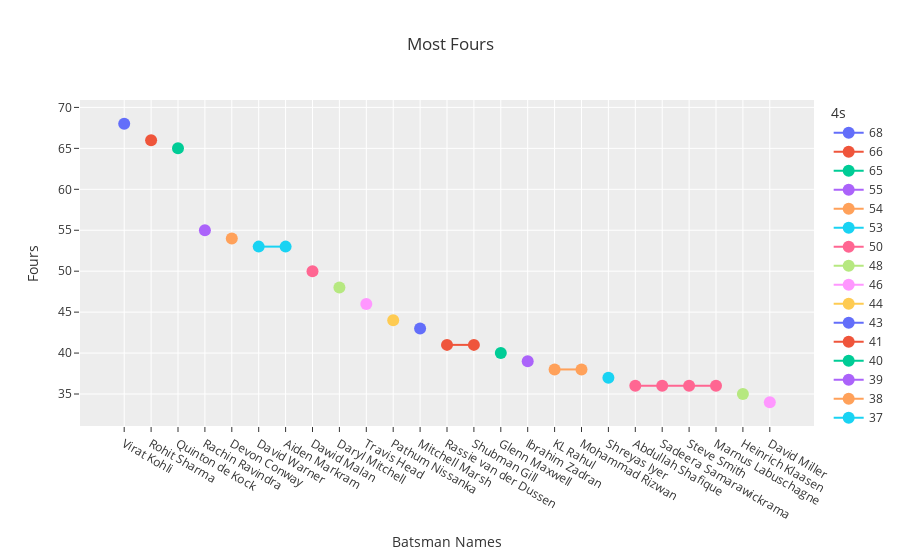

Notebook source saved alongside this figure:
### Code cell
four = batsmans.groupby('Batsman_Name')['4s'].sum().sort_values(
    ascending=False).reset_index()
four_25 = four.head(25)
fig = px.line(four_25, x='Batsman_Name', y='4s', title='Most Fours',
              labels={'Batsman_Name': 'Batsman_Name', 'Fours': '4s'},
              line_shape="linear",
              markers=True,
              color='4s'
              )
fig.update_layout(xaxis_title='Batsman Names', yaxis_title='Fours')
fig.update_layout(template='ggplot2')
fig.update_traces(marker=dict(size=12))
fig.show()

### Figure 1 — Plotly figure (JSON) as saved in the notebook; plotly's stock layout.template omitted (floating-point values rounded to 4 significant figures)
{"data": [{"hovertemplate": "4s=%{y}<br>Batsman_Name=%{x}<extra></extra>", "legendgroup": "68", "line": {"color": "#636efa", "dash": "solid", "shape": "linear"}, "marker": {"size": 12, "symbol": "circle"}, "mode": "lines+markers", "name": "68", "orientation": "v", "showlegend": true, "type": "scatter", "x": ["Virat Kohli"], "xaxis": "x", "y": [68], "yaxis": "y"}, {"hovertemplate": "4s=%{y}<br>Batsman_Name=%{x}<extra></extra>", "legendgroup": "66", "line": {"color": "#EF553B", "dash": "solid", "shape": "linear"}, "marker": {"size": 12, "symbol": "circle"}, "mode": "lines+markers", "name": "66", "orientation": "v", "showlegend": true, "type": "scatter", "x": ["Rohit Sharma"], "xaxis": "x", "y": [66], "yaxis": "y"}, {"hovertemplate": "4s=%{y}<br>Batsman_Name=%{x}<extra></extra>", "legendgroup": "65", "line": {"color": "#00cc96", "dash": "solid", "shape": "linear"}, "marker": {"size": 12, "symbol": "circle"}, "mode": "lines+markers", "name": "65", "orientation": "v", "showlegend": true, "type": "scatter", "x": ["Quinton de Kock"], "xaxis": "x", "y": [65], "yaxis": "y"}, {"hovertemplate": "4s=%{y}<br>Batsman_Name=%{x}<extra></extra>", "legendgroup": "55", "line": {"color": "#ab63fa", "dash": "solid", "shape": "linear"}, "marker": {"size": 12, "symbol": "circle"}, "mode": "lines+markers", "name": "55", "orientation": "v", "showlegend": true, "type": "scatter", "x": ["Rachin Ravindra"], "xaxis": "x", "y": [55], "yaxis": "y"}, {"hovertemplate": "4s=%{y}<br>Batsman_Name=%{x}<extra></extra>", "legendgroup": "54", "line": {"color": "#FFA15A", "dash": "solid", "shape": "linear"}, "marker": {"size": 12, "symbol": "circle"}, "mode": "lines+markers", "name": "54", "orientation": "v", "showlegend": true, "type": "scatter", "x": ["Devon Conway"], "xaxis": "x", "y": [54], "yaxis": "y"}, {"hovertemplate": "4s=%{y}<br>Batsman_Name=%{x}<extra></extra>", "legendgroup": "53", "line": {"color": "#19d3f3", "dash": "solid", "shape": "linear"}, "marker": {"size": 12, "symbol": "circle"}, "mode": "lines+markers", "name": "53", "orientation": "v", "showlegend": true, "type": "scatter", "x": ["David Warner", "Aiden Markram"], "xaxis": "x", "y": [53, 53], "yaxis": "y"}, {"hovertemplate": "4s=%{y}<br>Batsman_Name=%{x}<extra></extra>", "legendgroup": "50", "line": {"color": "#FF6692", "dash": "solid", "shape": "linear"}, "marker": {"size": 12, "symbol": "circle"}, "mode": "lines+markers", "name": "50", "orientation": "v", "showlegend": true, "type": "scatter", "x": ["Dawid Malan"], "xaxis": "x", "y": [50], "yaxis": "y"}, {"hovertemplate": "4s=%{y}<br>Batsman_Name=%{x}<extra></extra>", "legendgroup": "48", "line": {"color": "#B6E880", "dash": "solid", "shape": "linear"}, "marker": {"size": 12, "symbol": "circle"}, "mode": "lines+markers", "name": "48", "orientation": "v", "showlegend": true, "type": "scatter", "x": ["Daryl Mitchell"], "xaxis": "x", "y": [48], "yaxis": "y"}, {"hovertemplate": "4s=%{y}<br>Batsman_Name=%{x}<extra></extra>", "legendgroup": "46", "line": {"color": "#FF97FF", "dash": "solid", "shape": "linear"}, "marker": {"size": 12, "symbol": "circle"}, "mode": "lines+markers", "name": "46", "orientation": "v", "showlegend": true, "type": "scatter", "x": ["Travis Head"], "xaxis": "x", "y": [46], "yaxis": "y"}, {"hovertemplate": "4s=%{y}<br>Batsman_Name=%{x}<extra></extra>", "legendgroup": "44", "line": {"color": "#FECB52", "dash": "solid", "shape": "linear"}, "marker": {"size": 12, "symbol": "circle"}, "mode": "lines+markers", "name": "44", "orientation": "v", "showlegend": true, "type": "scatter", "x": ["Pathum Nissanka"], "xaxis": "x", "y": [44], "yaxis": "y"}, {"hovertemplate": "4s=%{y}<br>Batsman_Name=%{x}<extra></extra>", "legendgroup": "43", "line": {"color": "#636efa", "dash": "solid", "shape": "linear"}, "marker": {"size": 12, "symbol": "circle"}, "mode": "lines+markers", "name": "43", "orientation": "v", "showlegend": true, "type": "scatter", "x": ["Mitchell Marsh"], "xaxis": "x", "y": [43], "yaxis": "y"}, {"hovertemplate": "4s=%{y}<br>Batsman_Name=%{x}<extra></extra>", "legendgroup": "41", "line": {"color": "#EF553B", "dash": "solid", "shape": "linear"}, "marker": {"size": 12, "symbol": "circle"}, "mode": "lines+markers", "name": "41", "orientation": "v", "showlegend": true, "type": "scatter", "x": ["Rassie van der Dussen", "Shubman Gill"], "xaxis": "x", "y": [41, 41], "yaxis": "y"}, {"hovertemplate": "4s=%{y}<br>Batsman_Name=%{x}<extra></extra>", "legendgroup": "40", "line": {"color": "#00cc96", "dash": "solid", "shape": "linear"}, "marker": {"size": 12, "symbol": "circle"}, "mode": "lines+markers", "name": "40", "orientation": "v", "showlegend": true, "type": "scatter", "x": ["Glenn Maxwell"], "xaxis": "x", "y": [40], "yaxis": "y"}, {"hovertemplate": "4s=%{y}<br>Batsman_Name=%{x}<extra></extra>", "legendgroup": "39", "line": {"color": "#ab63fa", "dash": "solid", "shape": "linear"}, "marker": {"size": 12, "symbol": "circle"}, "mode": "lines+markers", "name": "39", "orientation": "v", "showlegend": true, "type": "scatter", "x": ["Ibrahim Zadran"], "xaxis": "x", "y": [39], "yaxis": "y"}, {"hovertemplate": "4s=%{y}<br>Batsman_Name=%{x}<extra></extra>", "legendgroup": "38", "line": {"color": "#FFA15A", "dash": "solid", "shape": "linear"}, "marker": {"size": 12, "symbol": "circle"}, "mode": "lines+markers", "name": "38", "orientation": "v", "showlegend": true, "type": "scatter", "x": ["KL Rahul", "Mohammad Rizwan"], "xaxis": "x", "y": [38, 38], "yaxis": "y"}, {"hovertemplate": "4s=%{y}<br>Batsman_Name=%{x}<extra></extra>", "legendgroup": "37", "line": {"color": "#19d3f3", "dash": "solid", "shape": "linear"}, "marker": {"size": 12, "symbol": "circle"}, "mode": "lines+markers", "name": "37", "orientation": "v", "showlegend": true, "type": "scatter", "x": ["Shreyas Iyer"], "xaxis": "x", "y": [37], "yaxis": "y"}, {"hovertemplate": "4s=%{y}<br>Batsman_Name=%{x}<extra></extra>", "legendgroup": "36", "line": {"color": "#FF6692", "dash": "solid", "shape": "linear"}, "marker": {"size": 12, "symbol": "circle"}, "mode": "lines+markers", "name": "36", "orientation": "v", "showlegend": true, "type": "scatter", "x": ["Abdullah Shafique", "Sadeera Samarawickrama", "Steve Smith", "Marnus Labuschagne"], "xaxis": "x", "y": [36, 36, 36, 36], "yaxis": "y"}, {"hovertemplate": "4s=%{y}<br>Batsman_Name=%{x}<extra></extra>", "legendgroup": "35", "line": {"color": "#B6E880", "dash": "solid", "shape": "linear"}, "marker": {"size": 12, "symbol": "circle"}, "mode": "lines+markers", "name": "35", "orientation": "v", "showlegend": true, "type": "scatter", "x": ["Heinrich Klaasen"], "xaxis": "x", "y": [35], "yaxis": "y"}, {"hovertemplate": "4s=%{y}<br>Batsman_Name=%{x}<extra></extra>", "legendgroup": "34", "line": {"color": "#FF97FF", "dash": "solid", "shape": "linear"}, "marker": {"size": 12, "symbol": "circle"}, "mode": "lines+markers", "name": "34", "orientation": "v", "showlegend": true, "type": "scatter", "x": ["David Miller"], "xaxis": "x", "y": [34], "yaxis": "y"}], "layout": {"legend": {"title": {"text": "4s"}, "tracegroupgap": 0}, "title": {"text": "Most Fours"}, "xaxis": {"anchor": "y", "domain": [0, 1], "title": {"text": "Batsman Names"}}, "yaxis": {"anchor": "x", "categoryarray": [34, 35, 36, 37, 38, 39, 40, 41, 43, 44, 46, 48, 50, 53, 54, 55, 65, 66, 68], "categoryorder": "array", "domain": [0, 1], "title": {"text": "Fours"}}}}
